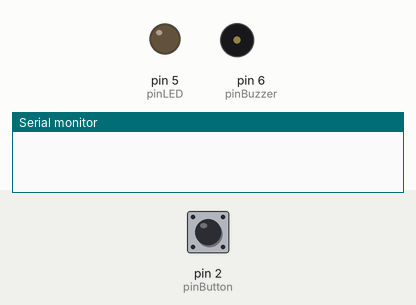
A sketch run on a simulated Arduino Uno, built with avr-gcc and run on an emulated ATmega328P. Shown: output pins drawn as LEDs (lit = HIGH), buzzer (waves = sounding), the last lines printed to the serial monitor. Dashed ring = blinking. Inputs (shaded band) come from the test bench; at power-on: pin 2 (pinButton) LOW.

Above: at 1.2 s.
1.3 s: pin 2 (pinButton) pulled HIGH for 0.15 s
At 1.7 s:
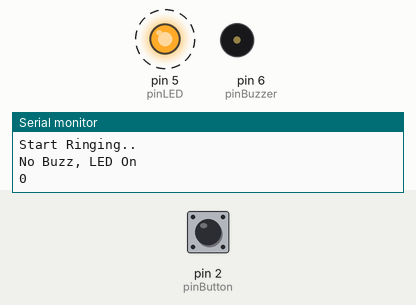
Timing chart, 0 to 7.9 s (numbered marks = the images above; inputs shaded):
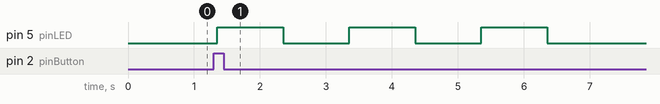

The sketch:

sketch_Doorbell_v0.1.1.ino
```cpp
/* Product Description
Version 0.1.1.
Press Doorbell:
  Debounce Input Noise
  Light Blink
  Buzzer Blink

  Refrence Material
  https://www.arduino.cc/en/Tutorial/BuiltInExamples/Button
  https://www.arduino.cc/en/Tutorial/BuiltInExamples/Debounce
  https://www.arduino.cc/en/Tutorial/BuiltInExamples/BlinkWithoutDelay
*/
// Pin numbers
#define pinButton 2  // the number of the pushbutton pin
#define pinLED 5     // the number of the LED pin
#define pinBuzzer 6  // the number of the Buzzer pin

// States
int stateDoorbell = 0;      // The current state of the Doorbell (Where 0: Not Ringing, 1: Ringing, 3: Opening,)
int stateLED = LOW;         // the current state of the LED output pin
int stateBuzzer = LOW;      // the current state of the Buzzer output pin
int stateButton = 0;        // the current reading from the Button input pin
int stateButtonLast = LOW;  // the previous reading from the Button input pin

// Debounce Timer milliseconds
unsigned long debounceTimeLast = 0;  // the last time the output pin was toggled
unsigned long debounceDelay = 50;    // the debounce time; increase if the output flickers

// Blink Timers
unsigned long blinkMillisLast = 0;  // will store last time LED was updated
const long blinkInterval = 1000;    // blinkInterval at which to blink (milliseconds)

// Ring Time
unsigned long ringTimeLast = 0;  // Store last Ring Time
const long ringTime = 5000;      //20000;        // Ring Time (20sec)

// Buzzer Sound
const int buzzerPitch = 100;   // Store Buzzer Sound Pitch
const int buzzerDuration = 3;  // Store Buzzer Sound Duration

// Debug Console
const int serialPort = 9600;

void setup() {
  pinMode(pinButton, INPUT);       // Set the Button Input Pin
  pinMode(pinLED, OUTPUT);         // Set the LED Output Pin
  digitalWrite(pinLED, stateLED);  // set initial LED state
  // Serial Port to Debug
  Serial.begin(serialPort);
}

void loop() {
  // Get and Debounce Button Input
  debounceInput();
}

/** Debounce Input Noise
*
*/
void debounceInput() {
  // read the state of the switch into a local variable:
  int reading = digitalRead(pinButton);
  // check to see if you just pressed the button (i.e. the input went from LOW to HIGH), and you've waited long enough since the last press to ignore any noise:
  // If the switch changed, due to noise or pressing:
  if (reading != stateButtonLast) {
    // reset the debouncing timer
    debounceTimeLast = millis();
  }
  // whatever the reading is at, it's been there for longer than the debounce delay, so take it as the actual current state:
  if ((millis() - debounceTimeLast) > debounceDelay) {
    // if the button state has changed:
    if (reading != stateButton) {
      stateButton = reading;
      // only toggle the LED if the new button state is HIGH
      if (stateButton == HIGH) {
        // If Already Ringing
        if (stateDoorbell == 1) {
          // Doorbell not ringing
          stateDoorbell = 0;
        } else {

          // Start WiFi Camera Temp Function
          startCamera();

          // Doorbell State 1 (i.e. Ringing)
          stateDoorbell = 1;
          // Reset Last Ring Time
          ringTimeLast = millis();
          // Start Ringing Function
          startRinging();
          // Debug, Doorbell Press Ended
          Serial.println("End Doorbell Press...");
        }
        // Debug State Doorbell
        Serial.print("State Doorbell:");
        Serial.println(stateDoorbell);
      }
    }
  }
  // save the reading. Next time through the loop, it'll be the stateButtonLast:
  stateButtonLast = reading;
}

/** Start the Camera Function
*
*/
void startCamera() {
  // Temp Function
  Serial.println("Start Camera...");
}


/** Start Ringing the Doorbell
*
*/
void startRinging() {
  Serial.println("Start Ringing..");
  // Increment RingTime
  //
  // check to see if RingTime has Passed
  while (millis() - ringTimeLast <= ringTime) {
    // check to see if it's time to blink; that is, if the difference between the current time and last time you blinked is bigger than the blinkInterval at which you want to blink.
    unsigned long blinkMillisCurrent = millis();
    if (blinkMillisCurrent - blinkMillisLast >= blinkInterval) {
      // save the last time you blinked
      blinkMillisLast = blinkMillisCurrent;

      // if the LED is off turn it on and vice-versa:
      if (stateLED == LOW) {
        Serial.println("No Buzz, LED On");
        stateLED = HIGH;
      } else {
        Serial.println("Buzz On, LED Off");
        stateLED = LOW;
        tone(pinBuzzer, buzzerPitch, buzzerDuration);
      }
      // Set state of Buzzer
      stateBuzzer = digitalRead(pinBuzzer);
      // set the LED with the state of the variable:
      digitalWrite(pinLED, stateLED);

      // Debug Current Ring Time
      Serial.println(millis() - ringTimeLast);
    }
    // buzzInterval
    //if (blinkMillisCurrent - blinkMillisLast >= buzzerInterval) {
      //
    //}
  }
  // Stop Ringing after RingTime
  stopRinging();
}


void stopRinging() {
  // Debugg Stopped Ringing
  Serial.println("Stopped Ringing..");
  // Doorbell State 0
  stateDoorbell = 0;
  // Check to make sure LED and Buzzer are off
  if (stateLED == HIGH) {
    digitalWrite(pinLED, LOW);
    Serial.println("LED OFF..");
  }
  if (stateBuzzer) {
    noTone(pinBuzzer);
    Serial.println("BUZZER OFF..");
  }
  // Debug State Doorbell
  Serial.print("State Doorbell End Ring:");
  Serial.println(stateDoorbell);
}
```

Measured:
- after the input at 1.3 s, pin 5 (pinLED): alternates HIGH for 1.0 s and LOW for 1.0 s, 6 changes in all, then stays LOW, starting after 0.05 s
